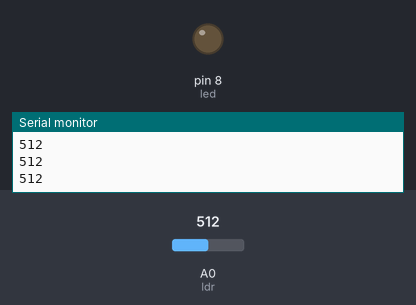
A sketch run on a simulated Arduino Uno, built with avr-gcc and run on an emulated ATmega328P. On the bench: output pins drawn as LEDs (lit = HIGH), the last lines printed to the serial monitor. The inputs (shaded band) are chosen by the test bench; at power-on: A0 (ldr) = 512.

Above: at 1.2 s.
1.3 s: A0 (ldr) set to 208
2.8 s: A0 (ldr) set to 184
At 3.2 s:
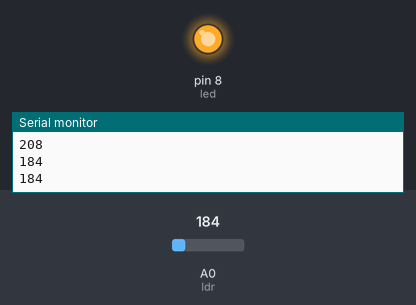
4.3 s: A0 (ldr) set to 210
At 5.6 s:
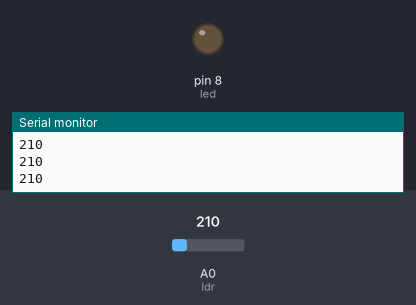
5.9 s: A0 (ldr) set to 190
At 7.1 s:
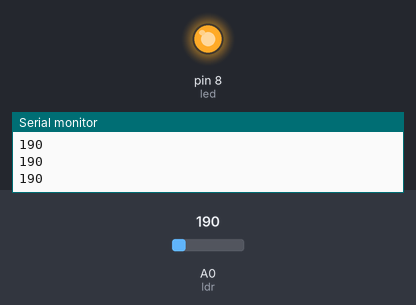
Timing chart, 0 to 8.5 s (numbered marks = the images above; inputs shaded):
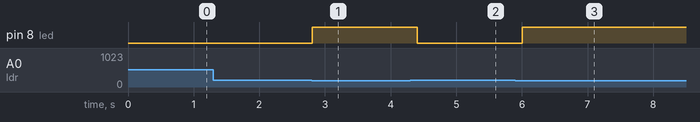

The sketch:

lighting_sysytem_with_photoresistor1.ino
```cpp
#define ldr A0
#define led 8

int value;

void setup() {
  pinMode(led, OUTPUT);
  Serial.begin(9600);
}

void loop() {
  value = analogRead(ldr);
  Serial.println(value);

  if (value < 200) {
    digitalWrite(led, HIGH);
  } else {
    digitalWrite(led, LOW);
  }

  delay(200);
}
```

Measured:
- the behaviour switches between 200 and 199 on A0 (ldr) (found by bisection; images 0 and 1)
- after the input at 2.8 s, pin 8 (led): LOW → HIGH at once
- after the input at 4.3 s, pin 8 (led): HIGH → LOW after 0.11 s
- after the input at 5.9 s, pin 8 (led): LOW → HIGH after 0.11 s
